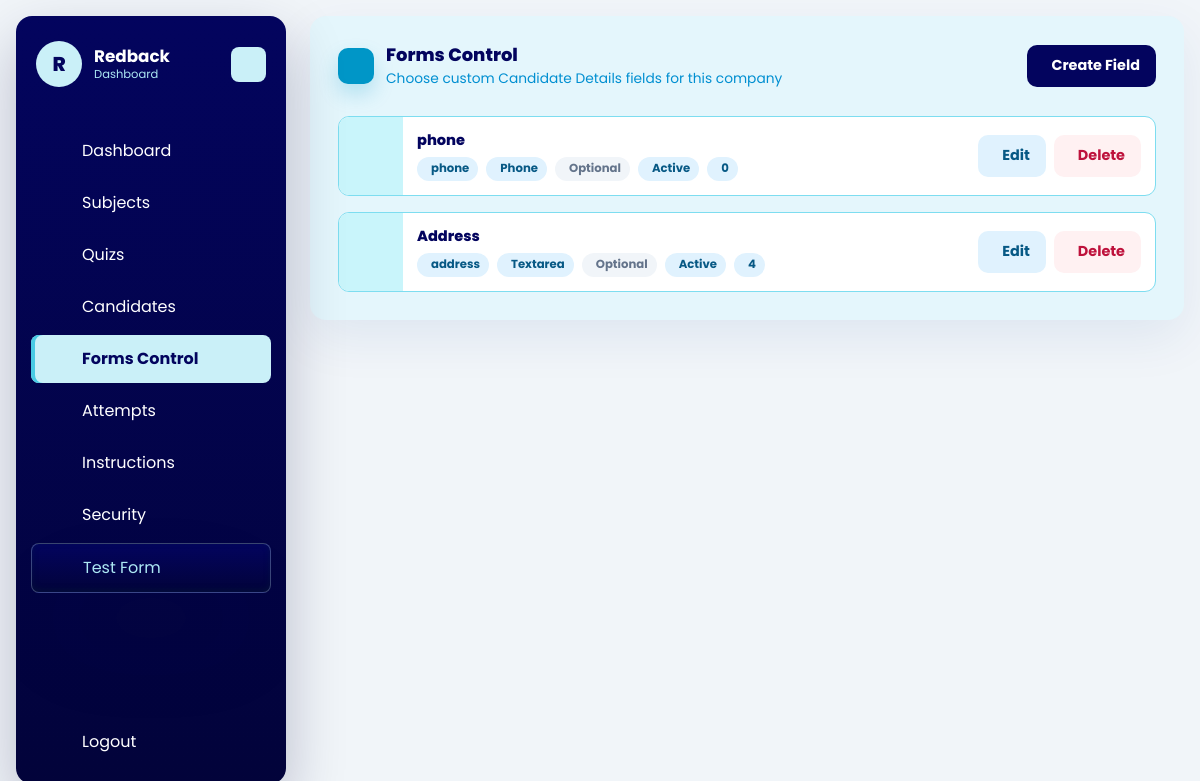
/dashboard/forms-control/ (signed in), run on an earlier commit of the app's database.
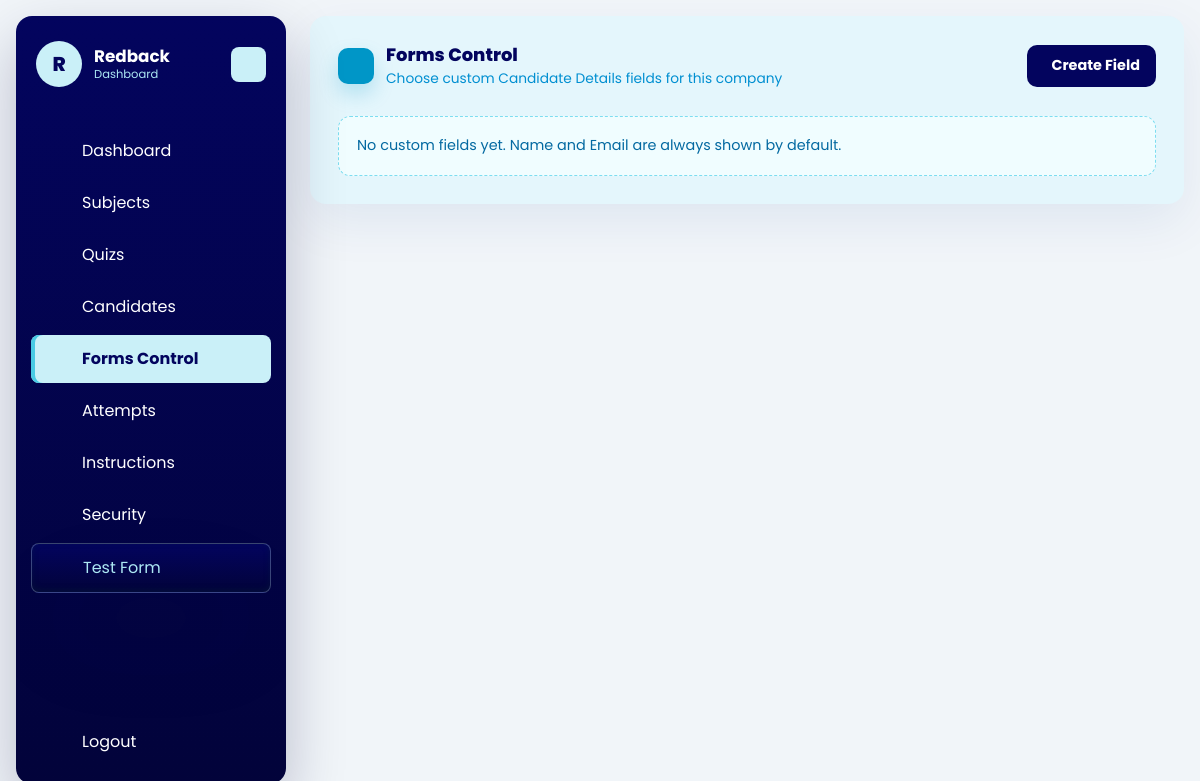
And on a later commit of the database.
### dashboard/models.py (models this page shows, shortened)
class CandidateFormField(models.Model):
    FIELD_TEXT = 'text'
    FIELD_EMAIL = 'email'
    FIELD_PHONE = 'phone'
    FIELD_NUMBER = 'number'
    FIELD_TEXTAREA = 'textarea'
    FIELD_DATE = 'date'
    FIELD_CHOICES = [
        (FIELD_TEXT, 'Text'),
        (FIELD_EMAIL, 'Email'),
        (FIELD_PHONE, 'Phone'),
        (FIELD_NUMBER, 'Number'),
        (FIELD_TEXTAREA, 'Textarea'),
        (FIELD_DATE, 'Date'),
    ]
    RESERVED_KEYS = {'name', 'email', 'candidate_name', 'candidate_email'}
    company = models.ForeignKey(Company, on_delete=models.CASCADE, related_name='candidate_form_fields')
    label = models.CharField(max_length=120)
    field_key = models.SlugField(max_length=80)
    field_type = models.CharField(max_length=20, choices=FIELD_CHOICES, default=FIELD_TEXT)
    placeholder = models.CharField(max_length=150, blank=True)
    help_text = models.CharField(max_length=255, blank=True)
    choices_json = models.JSONField(default=list, blank=True)
    required = models.BooleanField(default=False)
    is_active = models.BooleanField(default=True)
    sort_order = models.PositiveIntegerField(default=0)
    created_at = models.DateTimeField(auto_now_add=True)
    class Meta:
        ordering = ['sort_order', 'label']
        unique_together = ('company', 'field_key')

### dashboard/views.py (the view)
# urls.py: path('forms-control/', views.candidate_form_field_list, name='candidate_form_field_list'),
@company_login_required
def candidate_form_field_list(request):
    queryset = CandidateFormField.objects.filter(company=request.company)
    return render(
        request,
        'dashboard/forms_control_list.html',
        {'title': 'Forms Control', 'objects': queryset},
    )

### dashboard/views.py (called while the page is built)
def get_logged_in_company(request):
    company_id = request.session.get('company_id')
    if not company_id:
        return None
    return Company.objects.filter(id=company_id, is_active=True).first()

def company_login_required(view_func):
    @wraps(view_func)
    def wrapper(request, *args, **kwargs):
        company = get_logged_in_company(request)
        if not company:
            return redirect(f"{reverse('dashboard:login')}?next={request.path}")
        request.company = company
        return view_func(request, *args, **kwargs)
    return wrapper

### templates/dashboard/forms_control_list.html (shortened to what this page needs)
{% extends "base.html" %}
{% block content %}
{% include 'dashboard/header.html' %}
<div id="dashboard-page-content">
<section class="forms-shell">
    <div class="forms-heading">
        <div class="forms-heading-main">
            <span class="forms-heading-icon"><iconify-icon icon="mdi:form-textbox"></iconify-icon></span>
            <div>
                <h1 class="forms-title">Forms Control</h1>
                <p class="forms-subtitle">Choose custom Candidate Details fields for this company</p>
            </div>
        </div>
        <a href="{% url 'dashboard:candidate_form_field_create' %}" class="forms-btn primary">
            Create Field
        </a>
    </div>
    <div class="forms-grid">
        {% for object in objects %}
            <article class="forms-card">
                <span class="forms-card-icon">
                </span>
                <div class="forms-card-body">
                    <div class="forms-card-title">{{ object.label }}</div>
                    <div class="forms-card-text">
                        <span class="forms-chip"><iconify-icon icon="mdi:key-variant"></iconify-icon>{{ object.field_key }}</span>
                        <span class="forms-chip"><iconify-icon icon="mdi:shape-outline"></iconify-icon>{{ object.get_field_type_display }}</span>
                        <span class="forms-chip {% if not object.required %}off{% endif %}">
                            {% if object.required %}Required{% else %}Optional{% endif %}
                        </span>
                        <span class="forms-chip {% if not object.is_active %}off{% endif %}">
                            {% if object.is_active %}Active{% else %}Inactive{% endif %}
                        </span>
                        <span class="forms-chip"><iconify-icon icon="mdi:sort"></iconify-icon>{{ object.sort_order }}</span>
                    </div>
                </div>
                <div class="forms-actions">
                    <a href="{% url 'dashboard:candidate_form_field_update' object.pk %}" class="forms-btn secondary">
                        Edit
                    </a>
                    <a href="{% url 'dashboard:candidate_form_field_delete' object.pk %}" class="forms-btn danger">
                        Delete
                    </a>
                </div>
            </article>
        {% empty %}
            <div class="forms-empty">No custom fields yet. Name and Email are always shown by default.</div>
        {% endfor %}
    </div>
</section>
</div>
{% endblock %}

What changed in the data, as far as the page shows it:
removed CandidateFormField: label "phone", field_key "phone", field_type "Phone", required "Optional", is_active "Active", sort_order "0"
removed CandidateFormField: label "Address", field_key "address", field_type "Textarea", required "Optional", is_active "Active", sort_order "4"
Also different on the page:
text now shown: "No custom fields yet. Name and Email are always shown by default."
